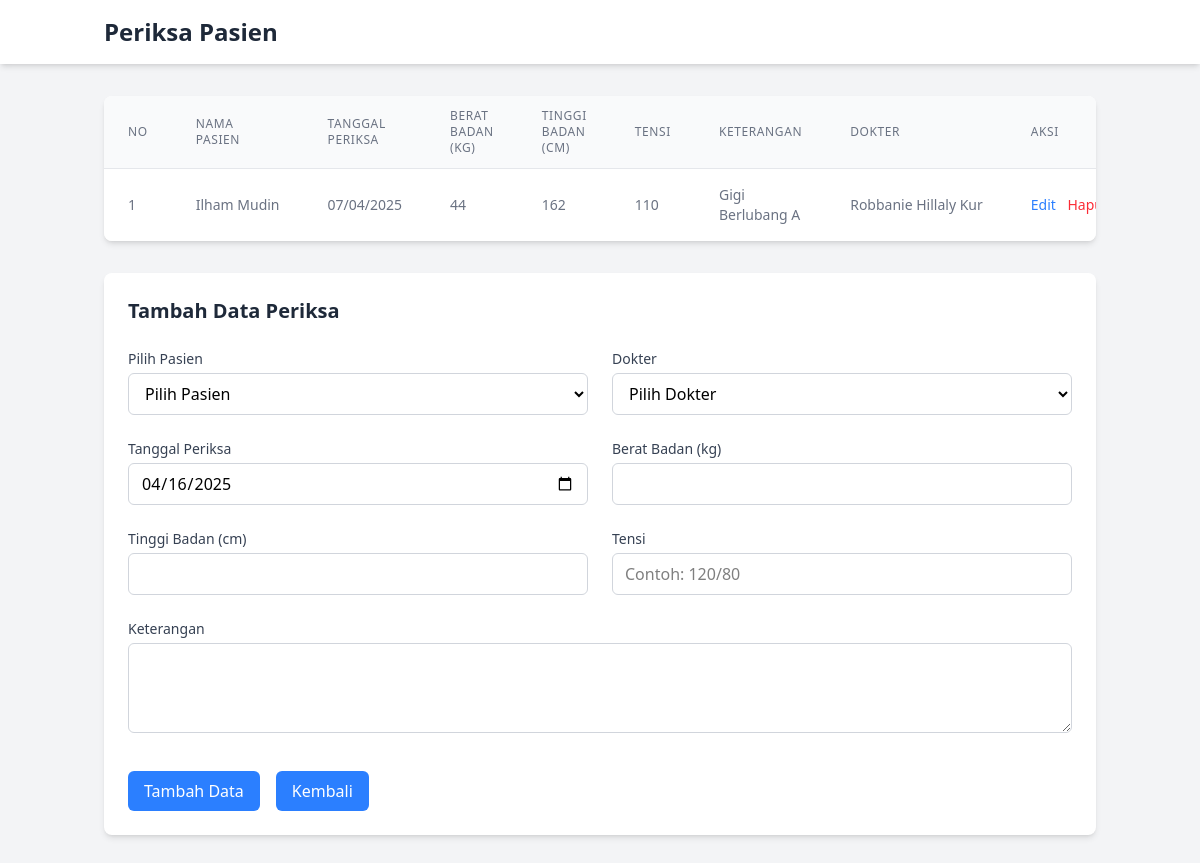
Screenshot of /pertemuan5/tugas/pages/periksa.php with the database file from the repository.
### tables this page shows
CREATE TABLE `periksa` (
  `id` int(11) NOT NULL,
  `tanggal` date DEFAULT NULL,
  `berat` double DEFAULT NULL,
  `tinggi` double DEFAULT NULL,
  `tensi` varchar(20) DEFAULT NULL,
  `keterangan` varchar(100) DEFAULT NULL,
  `pasien_id` int(11) DEFAULT NULL,
  `dokter_id` int(11) DEFAULT NULL
);

CREATE TABLE `pasien` (
  `id` int(11) NOT NULL,
  `kode` varchar(20) NOT NULL,
  `nama` varchar(45) NOT NULL,
  `tmp_lahir` varchar(30) NOT NULL,
  `tgl_lahir` date DEFAULT NULL,
  `gender` char(1) DEFAULT NULL,
  `email` varchar(100) DEFAULT NULL,
  `kelurahan_id` int(11) DEFAULT NULL
);

CREATE TABLE `paramedik` (
  `id` int(11) NOT NULL,
  `nama` varchar(20) NOT NULL,
  `gender` char(1) DEFAULT NULL,
  `tmp_lahir` varchar(30) DEFAULT NULL,
  `tgl_lahir` date DEFAULT NULL,
  `kategori` enum('Dokter','Perawat','Bidan') DEFAULT NULL,
  `telpon` varchar(20) DEFAULT NULL,
  `alamat` varchar(20) DEFAULT NULL,
  `unitkerja_id` int(11) DEFAULT NULL
);

### pertemuan5/tugas/pages/periksa.php (the view, shortened to what this page needs)
<?php
include '../config/koneksi.php';
?>
<!DOCTYPE html>
<html lang="en">
<head>
    <link rel="stylesheet" href="../src/output.css">
</head>
<body class="bg-gray-100 font-sans">
    <nav class="bg-white shadow-md">
        <div class="container mx-auto px-4 py-4">
            <h1 class="text-2xl font-bold text-gray-800">Periksa Pasien</h1>
        </div>
    </nav>
    <main class="container mx-auto px-4 py-8 space-y-8">
        <div class="bg-white rounded-lg shadow-md overflow-hidden">
            <div class="overflow-x-auto">
                <table class="min-w-full divide-y divide-gray-200">
                    <thead class="bg-gray-50">
                        <tr>
                            <th class="px-6 py-3 text-left text-xs font-medium text-gray-500 uppercase tracking-wider">No</th>
                            <th class="px-6 py-3 text-left text-xs font-medium text-gray-500 uppercase tracking-wider">Nama Pasien</th>
                            <th class="px-6 py-3 text-left text-xs font-medium text-gray-500 uppercase tracking-wider">Tanggal Periksa</th>
                            <th class="px-6 py-3 text-left text-xs font-medium text-gray-500 uppercase tracking-wider">Berat Badan (kg)</th>
                            <th class="px-6 py-3 text-left text-xs font-medium text-gray-500 uppercase tracking-wider">Tinggi Badan (cm)</th>
                            <th class="px-6 py-3 text-left text-xs font-medium text-gray-500 uppercase tracking-wider">Tensi</th>
                            <th class="px-6 py-3 text-left text-xs font-medium text-gray-500 uppercase tracking-wider">Keterangan</th>
                            <th class="px-6 py-3 text-left text-xs font-medium text-gray-500 uppercase tracking-wider">Dokter</th>
                            <th class="px-6 py-3 text-left text-xs font-medium text-gray-500 uppercase tracking-wider">Aksi</th>
                        </tr>
                    </thead>
                    <tbody class="bg-white divide-y divide-gray-200">
                        <?php
                        $i = 1;
                        $query = mysqli_query($koneksi, "SELECT p.id, p.tanggal, p.berat, p.tinggi, p.tensi, p.keterangan,
                                                        pas.nama AS nama_pasien,
                                                        dok.nama AS nama_dokter
                                                        FROM periksa p
                                                        LEFT JOIN pasien pas ON p.pasien_id = pas.id
                                                        LEFT JOIN paramedik dok ON p.dokter_id = dok.id
                                                        ORDER BY p.tanggal DESC");
                        while ($data = mysqli_fetch_assoc($query)) {
                        ?>
                            <tr>
                                <td class="px-6 py-4 whitespace-nowrap text-sm text-gray-500"><?= $i++; ?></td>
                                <td class="px-6 py-4 whitespace-nowrap text-sm text-gray-500"><?= htmlspecialchars($data['nama_pasien']); ?></td>
                                <td class="px-6 py-4 whitespace-nowrap text-sm text-gray-500"><?= date('d/m/Y', strtotime($data['tanggal'])); ?></td>
                                <td class="px-6 py-4 whitespace-nowrap text-sm text-gray-500"><?= htmlspecialchars($data['berat']); ?></td>
                                <td class="px-6 py-4 whitespace-nowrap text-sm text-gray-500"><?= htmlspecialchars($data['tinggi']); ?></td>
                                <td class="px-6 py-4 whitespace-nowrap text-sm text-gray-500"><?= htmlspecialchars($data['tensi']); ?></td>
                                <td class="px-6 py-4 text-sm text-gray-500"><?= htmlspecialchars($data['keterangan']); ?></td>
                                <td class="px-6 py-4 whitespace-nowrap text-sm text-gray-500"><?= htmlspecialchars($data['nama_dokter'] ?? '-'); ?></td>
                                <td class="px-6 py-4 whitespace-nowrap text-sm text-gray-500">
                                    <a href="../fitur/edit_periksa.php?id=<?= $data['id'] ?>" class="text-blue-500 hover:text-blue-700 mr-2">Edit</a>
                                    <a href="../fitur/delete_periksa.php?id=<?= $data['id'] ?>" onclick="return confirmDelete(<?php $data['id'];?>)" class="text-red-500 hover:text-red-700">Hapus</a>
                                </td>
                            </tr>
                        <?php } ?>
                    </tbody>
                </table>
            </div>
        </div>
        <div class="bg-white rounded-lg shadow-md p-6">
            <h2 class="text-xl font-semibold text-gray-800 mb-6">Tambah Data Periksa</h2>
            <form action="" method="POST" class="space-y-4">
                <div class="grid grid-cols-1 md:grid-cols-2 gap-6">
                    <div>
                        <label for="pasien_id" class="block text-sm font-medium text-gray-700 mb-1">Pilih Pasien</label>
                        <select name="pasien_id" id="pasien_id" required
                            class="border border-gray-300 rounded-md px-3 py-2 w-full focus:outline-none focus:ring-2 focus:ring-blue-500">
                            <option value="">Pilih Pasien</option>
                        </select>
                    </div>
                    <div>
                        <label for="dokter_id" class="block text-sm font-medium text-gray-700 mb-1">Dokter</label>
                        <select name="dokter_id" id="dokter_id" required
                            class="border border-gray-300 rounded-md px-3 py-2 w-full focus:outline-none focus:ring-2 focus:ring-blue-500">
                            <option value="">Pilih Dokter</option>
                        </select>
                    </div>
                    <div>
                        <label for="tanggal" class="block text-sm font-medium text-gray-700 mb-1">Tanggal Periksa</label>
                        <input type="date" name="tanggal" id="tanggal" required
                            class="border border-gray-300 rounded-md px-3 py-2 w-full focus:outline-none focus:ring-2 focus:ring-blue-500"
                            value="<?= date('Y-m-d') ?>">
                    </div>
                    <div>
                        <label for="berat" class="block text-sm font-medium text-gray-700 mb-1">Berat Badan (kg)</label>
                        <input type="number" step="0.1" name="berat" id="berat" required
                            class="border border-gray-300 rounded-md px-3 py-2 w-full focus:outline-none focus:ring-2 focus:ring-blue-500">
                    </div>
                    <div>
                        <label for="tinggi" class="block text-sm font-medium text-gray-700 mb-1">Tinggi Badan (cm)</label>
                        <input type="number" step="0.1" name="tinggi" id="tinggi" required
                            class="border border-gray-300 rounded-md px-3 py-2 w-full focus:outline-none focus:ring-2 focus:ring-blue-500">
                    </div>
                    <div>
                        <label for="tensi" class="block text-sm font-medium text-gray-700 mb-1">Tensi</label>
                        <input type="text" name="tensi" id="tensi" required placeholder="Contoh: 120/80"
                            class="border border-gray-300 rounded-md px-3 py-2 w-full focus:outline-none focus:ring-2 focus:ring-blue-500">
                    </div>
                    <div class="md:col-span-2">
                        <label for="keterangan" class="block text-sm font-medium text-gray-700 mb-1">Keterangan</label>
                        <textarea name="keterangan" id="keterangan" rows="3" required
                            class="border border-gray-300 rounded-md px-3 py-2 w-full focus:outline-none focus:ring-2 focus:ring-blue-500"></textarea>
                    </div>
                </div>
                <div class="flex items-center space-x-4 pt-4">
                    <button type="submit" name="submit"
                        class="bg-blue-500 hover:bg-blue-600 text-white font-medium py-2 px-4 rounded-md transition duration-300">
                        Tambah Data
                    </button>
                    <button type="button" onclick="window.location.href='../dashboard.php'"
                        class="bg-blue-500 hover:bg-blue-600 text-white font-medium py-2 px-4 rounded-md transition duration-300">
                        Kembali
                    </button>
                </div>
            </form>
        </div>
    </main>
</body>
</html>

### rows the page displays
periksa: pasien.nama "Ilham Mudin", tanggal "07/04/2025", berat "44", tinggi "162", tensi "110", keterangan "Gigi Berlubang A", dokter.nama "Robbanie Hillaly Kur"
